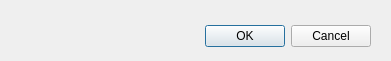
<?xml version="1.0" encoding="UTF-8"?>
<ui version="4.0">
 <class>Dialog</class>
 <widget class="QDialog" name="Dialog">
  <property name="geometry">
   <rect>
    <x>0</x>
    <y>0</y>
    <width>391</width>
    <height>61</height>
   </rect>
  </property>
  <property name="windowTitle">
   <string>Dialog</string>
  </property>
  <widget class="QDialogButtonBox" name="buttonBox">
   <property name="geometry">
    <rect>
     <x>30</x>
     <y>20</y>
     <width>341</width>
     <height>32</height>
    </rect>
   </property>
   <property name="orientation">
    <enum>Qt::Horizontal</enum>
   </property>
   <property name="standardButtons">
    <set>QDialogButtonBox::Cancel|QDialogButtonBox::Ok</set>
   </property>
  </widget>
 </widget>
 <resources/>
 <connections>
  <connection>
   <sender>buttonBox</sender>
   <signal>accepted()</signal>
   <receiver>Dialog</receiver>
   <slot>accept()</slot>
   <hints>
    <hint type="sourcelabel">
     <x>248</x>
     <y>254</y>
    </hint>
    <hint type="destinationlabel">
     <x>157</x>
     <y>274</y>
    </hint>
   </hints>
  </connection>
  <connection>
   <sender>buttonBox</sender>
   <signal>rejected()</signal>
   <receiver>Dialog</receiver>
   <slot>reject()</slot>
   <hints>
    <hint type="sourcelabel">
     <x>316</x>
     <y>260</y>
    </hint>
    <hint type="destinationlabel">
     <x>286</x>
     <y>274</y>
    </hint>
   </hints>
  </connection>
 </connections>
</ui>
